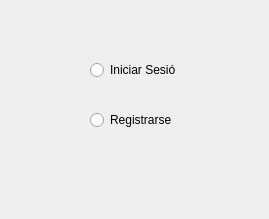
<?xml version="1.0" encoding="UTF-8"?>
<ui version="4.0">
 <class>onegamer</class>
 <widget class="QWidget" name="onegamer">
  <property name="geometry">
   <rect>
    <x>0</x>
    <y>0</y>
    <width>269</width>
    <height>219</height>
   </rect>
  </property>
  <property name="windowTitle">
   <string>Form</string>
  </property>
  <widget class="QRadioButton" name="IniciarButton">
   <property name="geometry">
    <rect>
     <x>90</x>
     <y>60</y>
     <width>85</width>
     <height>20</height>
    </rect>
   </property>
   <property name="text">
    <string>Iniciar Sesión</string>
   </property>
  </widget>
  <widget class="QRadioButton" name="RegistrarseButton">
   <property name="geometry">
    <rect>
     <x>90</x>
     <y>110</y>
     <width>85</width>
     <height>20</height>
    </rect>
   </property>
   <property name="text">
    <string>Registrarse</string>
   </property>
  </widget>
 </widget>
 <resources/>
 <connections/>
</ui>
